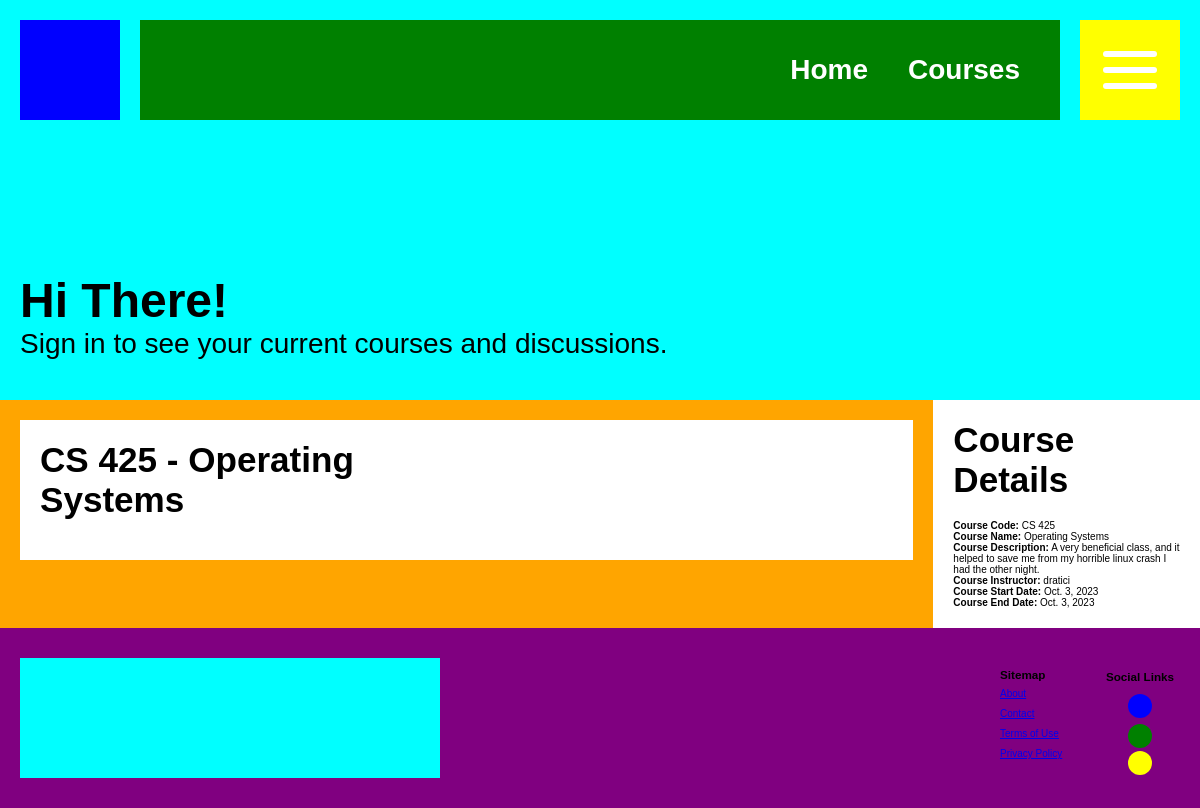
The app's page /courses/5, older data.
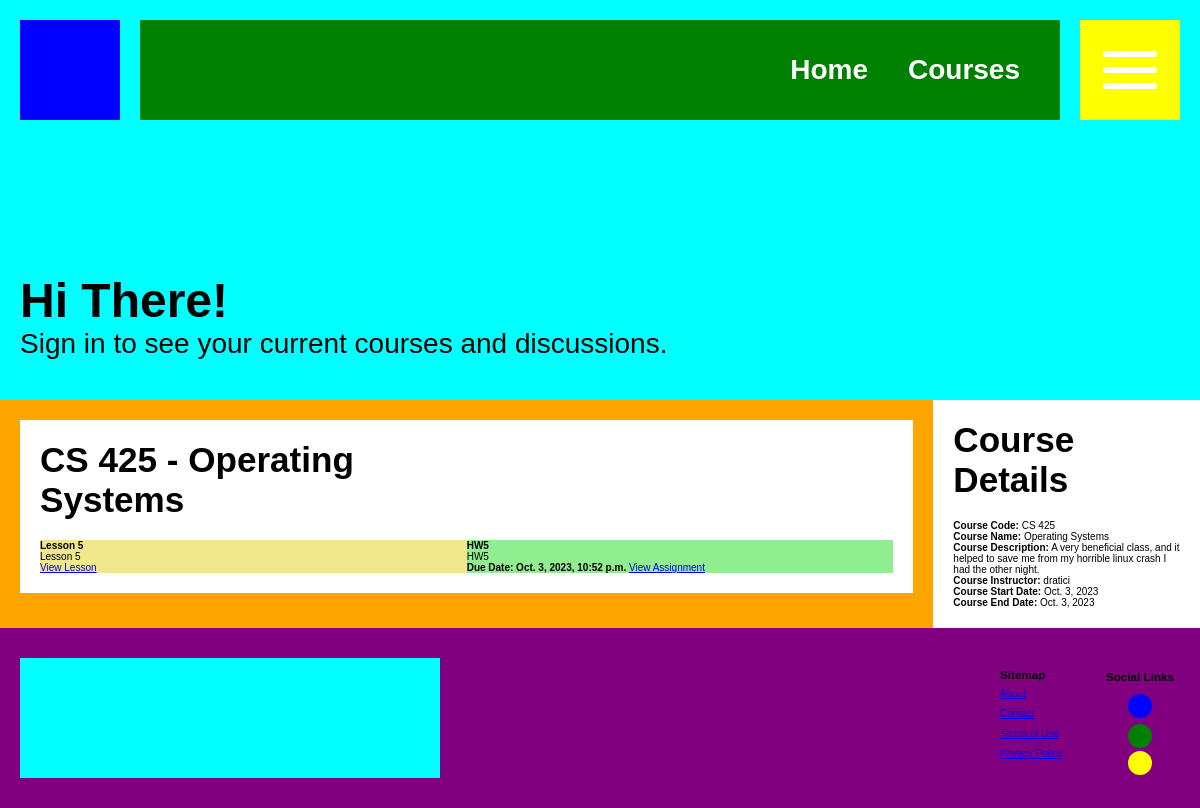
The same page, newer data.
### dashboard/models.py (models this page shows)
class Lesson(models.Model):
    name = models.CharField(max_length=100)
    description = models.TextField()
    lessonBody = RichTextField(default='')
    lessonFiles = models.FileField(upload_to='uploads/', null=True, blank=True)
    course = models.ForeignKey(Course, on_delete=models.CASCADE)
    created_date = models.DateTimeField(auto_now_add=True)
    updated_date = models.DateTimeField(auto_now=True)

class Assignment(models.Model):
    name = models.CharField(max_length=100)
    description = models.TextField()
    due_date = models.DateTimeField()
    course = models.ForeignKey(Course, on_delete=models.CASCADE)
    created_date = models.DateTimeField(auto_now_add=True)
    updated_date = models.DateTimeField(auto_now=True)

### dashboard/views.py (the view)
# urls.py: path("courses/<int:course_id>", views.view_course, name="view_course"),
def view_course(request, course_id):
    course = Course.objects.get(id=course_id)
    assignments = Assignment.objects.filter(course=course_id)
    lessons = Lesson.objects.filter(course=course_id)
    context = {
        "course": course,
        'assignments': assignments,
        'lessons': lessons
    }
    return render(request, "course.html", context)

### templates/course.html
{% extends 'base.html' %}
{% block content %}
<main>
    <section class="asm-two-column">
        <section class="main-column">
            <section class="course-content">
                <section class="container">
                    <section class="container-header">
                        <h3>{{course.code}} - {{course.name}}</h3>
                    </section>
                    <section class="container-body">
                        {% if lessons %}
                        <section class="lessons">
                            {% for lesson in lessons %}
                            <section class="lesson">
                                <h4>{{lesson.name}}</h4>
                                <p>{{lesson.description}}</p>
                                <a href="{% url 'view_lesson' lesson.id course.id %}">View Lesson</a>
                            </section>
                            {% endfor %}
                        </section>
                        {% endif %}
                        {% if assignments %}
                        <section class="assignments">
                            {% for assignment in assignments %}
                            <section class="assignment">
                                <h4>{{assignment.name}}</h4>
                                <p>{{assignment.description}}</p>
                                <strong>Due Date: {{assignment.due_date}}</strong>
                                <a href="{% url 'view_assignment' assignment.id course.id %}">View Assignment</a>
                            </section>
                            {% endfor %}
                        </section>
                        {% endif %}
                    </section>
                </section>
            </section>
        </section>
        <aside>
            <section class="course-details">
                <section class="container">
                    <section class="container-header">
                        <h3>Course Details</h3>
                    </section>
                    <section class="container-body">
                        <p><strong>Course Code:</strong> {{course.code}}</p>
                        <p><strong>Course Name:</strong> {{course.name}}</p>
                        <p><strong>Course Description:</strong> {{course.description}}</p>
                        <p><strong>Course Instructor:</strong> {{course.instructor}}</p>
                        <p><strong>Course Start Date:</strong> {{course.start_date}}</p>
                        <p><strong>Course End Date:</strong> {{course.end_date}}</p>
                    </section>
                </section>
            </section>
        </aside>
    </section>
</main>
{% endblock content %}

Row changes from the older to the newer data that the page shows:
added Lesson: name "Lesson 5", description "Lesson 5"
added Assignment: name "HW5", description "HW5", due_date "Oct. 3, 2023, 10:52 p.m."
